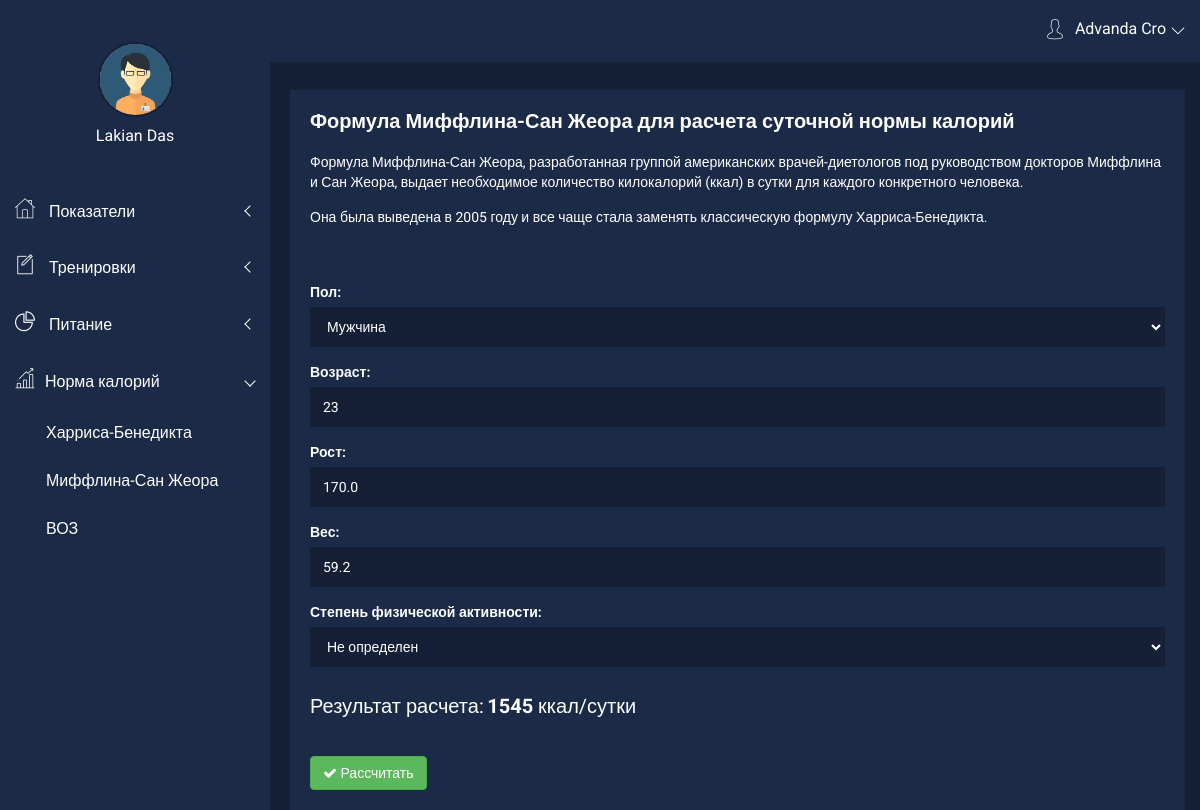
Page /calculate/calculate_mifflin (signed in) on the committed database.
### core/models/extendent.py (models this page shows, shortened)
class UserExtSettings(models.Model):
    MAN = 'man'
    WOMAN = 'woman'
    CHOICES = (
        (MAN, 'Мужчина'),
        (WOMAN, 'Женщина'),
    )
    user = models.ForeignKey(User, on_delete=models.CASCADE)
    gender = models.CharField(max_length=5, choices=CHOICES, default='MAN', null=True)
    age = models.IntegerField(verbose_name="Возраст", blank=True, default=1,
                              validators=[
                                  MaxValueValidator(120),
                                  MinValueValidator(1)
                              ])
    height = models.FloatField(max_length=300, verbose_name="Рост", blank=True, null=True,
                               validators=[
                                   MaxValueValidator(300),
                                   MinValueValidator(1)
                               ])
    weight = models.FloatField(max_length=200, verbose_name="Вес", blank=True, null=True,
                               validators=[
                                   MaxValueValidator(200),
                                   MinValueValidator(1)
                               ])
    neck = models.FloatField(max_length=100, verbose_name="Шея", null=True)
    shoulders = models.FloatField(max_length=200, verbose_name="Плечи", null=True)
    chest_relax = models.FloatField(max_length=200, verbose_name="Грудь расслабленная", null=True)
    chest_tense = models.FloatField(max_length=200, verbose_name="Грудь напряженная", null=True)
    left_biceps_relax = models.FloatField(max_length=100, verbose_name="Левый бицепс расслабленный", null=True)
    right_biceps_relax = models.FloatField(max_length=100, verbose_name="Правый бицепс расслабленный", null=True)
    left_biceps_tense = models.FloatField(max_length=100, verbose_name="Левый бицепс напряженный", null=True)
    right_biceps_tense = models.FloatField(max_length=100, verbose_name="Правый бицепс напряженный", null=True)
    left_forearm = models.FloatField(max_length=100, verbose_name="Левое предплечье", null=True)
    right_forearm = models.FloatField(max_length=100, verbose_name="Правое предплечье", null=True)
    pelvis = models.FloatField(max_length=200, verbose_name="Таз", null=True)
    waist = models.FloatField(max_length=200, verbose_name="Талия", null=True)
    left_thigh = models.FloatField(max_length=100, verbose_name="Бедро левое", null=True)
    right_thigh = models.FloatField(max_length=100, verbose_name="Бедро правое", null=True)
    left_shin = models.FloatField(max_length=100, verbose_name="Голень левая", null=True)
    right_shin = models.FloatField(max_length=100, verbose_name="Голень правая", null=True)
    body_mass_index = models.FloatField(max_length=100, verbose_name="Индекс массы тела", null=True)
    date_created = models.DateTimeField(auto_now_add=True, verbose_name="Дата создания", null=True)
    date_updated = models.DateTimeField(auto_now=True, verbose_name="Дата обновления", null=True)
    class Meta:
        ordering = ['user']
        verbose_name = 'Дополнительная настройка'
        verbose_name_plural = 'Дополнительные настройки'

### calculate/views.py (the view)
# urls.py: path('calculate_mifflin', views.calculate_mifflin, name='calculate_mifflin'),
def calculate_mifflin(request):
    userExt = UserExtSettings.objects.filter(user_id=request.session['user']).order_by('-date_created').first()
    formHarrison = CalcCaloriesForm(request.POST or None, instance=userExt)
    if request.method == 'POST' and formHarrison.is_valid():
        result = Calories.calc_mifflin(gender=formHarrison.cleaned_data['gender'],
                                       age=formHarrison.cleaned_data['age'],
                                       weight=formHarrison.cleaned_data['weight'],
                                       height=formHarrison.cleaned_data['height'])
        if formHarrison.cleaned_data['physic_active']:
            result = result * float(request.POST['physic_active'])
    else:
        result = 0
        if userExt:
            result = Calories.calc_mifflin(gender=formHarrison.instance.gender,
                                           age=formHarrison.instance.age,
                                           weight=formHarrison.instance.weight,
                                           height=formHarrison.instance.height)
    return render(request, 'calculate/calculate_mifflin.html',
                  {"formHarrison": formHarrison, 'resultHarrison': math.ceil(result)})

### core/math/Calories.py (called while the page is built)
    @staticmethod
    def calc_mifflin(gender, age, weight, height):
        if gender == 'man':
            result = (10 * float(weight) + 6.25 * float(height) - 5 * int(age) + 5)
        else:
            result = (10 * float(weight) + 6.25 * float(height) - 5 * int(age) - 161)
        return result

### templates/calculate/calculate_mifflin.html (shortened to what this page needs)
{% extends 'base/dashboard.html' %}
{% load static %}
{% block content %}
    <link rel="stylesheet" href="{% static 'dashboard/css/alerts.css' %}">
    <div class="section-admin container-fluid" style="margin-left: 10px;">
        <div class="row">
            <div class="col-lg-12 col-md-12 col-sm-12 col-xs-12">
                <div class="sparkline9-list mg-t-30">
                    <div class="sparkline9-hd">
                        <div class="main-sparkline9-hd">
                            <h1>Формула Миффлина-Сан Жеора для расчета суточной нормы калорий</h1>
                        </div>
                    </div>
                    <div style="color: white; margin:20px 0;">
                        <p>Формула Миффлина-Сан Жеора, разработанная группой американских врачей-диетологов под
                            руководством докторов Миффлина и Сан Жеора, выдает необходимое количество килокалорий (ккал)
                            в сутки для каждого конкретного человека.</p>
                        <p>Она была выведена в 2005 году и все чаще стала заменять классическую формулу
                            Харриса-Бенедикта.</p>
                        <br>
                    </div>
                    <form class="sparkline9-graph" method="post" action="" id="formMain">
                        <div id="pwd-container4">
                            <div class="form-group">
                                {{ formHarrison.gender.label_tag }}
                                {{ formHarrison.gender }}
                            </div>
                            <div class="form-group">
                                {{ formHarrison.age.label_tag }}
                                {{ formHarrison.age }}
                            </div>
                            <div class="form-group">
                                {{ formHarrison.height.label_tag }}
                                {{ formHarrison.height }}
                            </div>
                            <div class="form-group">
                                {{ formHarrison.weight.label_tag }}
                                {{ formHarrison.weight }}
                            </div>
                            <div class="form-group">
                                {{ formHarrison.physic_active.label_tag }}
                                {{ formHarrison.physic_active }}
                            </div>
                            <div class="form-group" style="color:white; margin-top: 25px;">
                                <span class="font-bold pwstrength_viewport_verdict4" style="font-size: 20px;">Результат расчета:</span>
                                <span class="pwstrength_viewport_progress4"
                                      style="font-size: 20px;"><b>{{ resultHarrison }}</b> ккал/сутки</span>
                            </div>
                        </div>
                        <button type="submit" class="btn btn-custon-four btn-success" style="margin-top: 20px;">
                            <i class="fa fa-check adminpro-checked-pro" aria-hidden="true"></i> Рассчитать
                        </button>
                    </form>
                </div>
            </div>
        </div>
    </div>
{% endblock %}

### static/dashboard/css/main.css (style rules this page uses)
html { color: #222; font-size: 1em; line-height: 1.4; }

### templates/calculate/calculate_mifflin.html (style rules this page uses)
h1, label { color: white !important; }

### rows in the picture
UserExtSettings: gender "Мужчина", age "23", height "170.0", weight "59.2"

### other values in the picture
{{ resultHarrison }} "1545"
